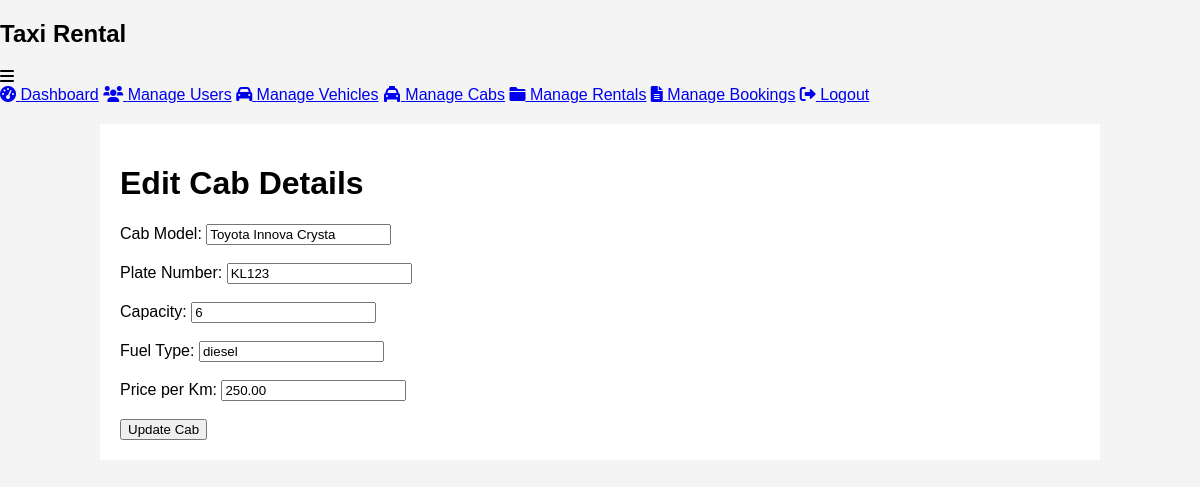
The page /admin/edit_cab.php?id=1 (signed in) on the database its author committed.
### tables this page shows
CREATE TABLE `cabs` (
  `id` int NOT NULL,
  `driver_id` int NOT NULL,
  `model` varchar(255) NOT NULL,
  `plate_number` varchar(20) NOT NULL,
  `capacity` int NOT NULL,
  `fuel_type` varchar(20) DEFAULT NULL,
  `price_per_km` decimal(10,2) NOT NULL,
  `created_at` timestamp NULL DEFAULT CURRENT_TIMESTAMP,
  `availability` enum('Available','On Duty','On Leave','Vehicle Under Maintenance') DEFAULT 'Available'
);

### admin/edit_cab.php (the view, shortened to what this page needs)
<?php
include 'db_connection.php';
if (isset($_GET['id'])) {
    $cab_id = $_GET['id'];
    $sql = "SELECT * FROM cabs WHERE id = ?";
    $stmt = $conn->prepare($sql);
    $stmt->bind_param("i", $cab_id);
    $stmt->execute();
    $result = $stmt->get_result();
    $cab = $result->fetch_assoc();
} else {
    echo "No cab ID provided.";
    exit();
}
?>
<!DOCTYPE html>
<html lang="en">
<head>
    <link rel="stylesheet" href="../styles.css">
    <link rel="stylesheet" href="https://cdnjs.cloudflare.com/ajax/libs/font-awesome/6.0.0-beta3/css/all.min.css">
</head>
<body>
<div class="sidebar">
    <div class="sidebar-header">
        <h2>Taxi Rental</h2>
        <div class="menu-toggle" id="menu-toggle">
            <i class="fas fa-bars"></i>
        </div>
    </div>
    <div class="sidebar-menu" id="sidebar-menu">
        <a href="admin_dashboard.php"><i class="fas fa-tachometer-alt"></i> Dashboard</a>
        <a href="manage_users.php"><i class="fas fa-users"></i> Manage Users</a>
        <a href="manage_vehicles.php"><i class="fas fa-car"></i> Manage Vehicles</a>
        <a href="manage_cabs.php"><i class="fas fa-taxi"></i> Manage Cabs</a>
        <a href="manage_rentals.php"><i class="fas fa-folder"></i> Manage Rentals</a>
        <a href="manage_bookings.php"><i class="fas fa-file-alt"></i> Manage Bookings</a>
        <a href="logout.php"><i class="fas fa-sign-out-alt"></i> Logout</a>
    </div>
</div>
    <div class="container">
        <h1>Edit Cab Details</h1>
        <form method="POST" action="">
            <label for="model">Cab Model:</label>
            <input type="text" id="model" name="model" value="<?php echo htmlspecialchars($cab['model']); ?>" required><br><br>
            <label for="plate_number">Plate Number:</label>
            <input type="text" id="plate_number" name="plate_number" value="<?php echo htmlspecialchars($cab['plate_number']); ?>" required><br><br>
            <label for="capacity">Capacity:</label>
            <input type="number" id="capacity" name="capacity" value="<?php echo htmlspecialchars($cab['capacity']); ?>" required><br><br>
            <label for="fuel_type">Fuel Type:</label>
            <input type="text" id="fuel_type" name="fuel_type" value="<?php echo htmlspecialchars($cab['fuel_type']); ?>" required><br><br>
            <label for="price_per_km">Price per Km:</label>
            <input type="text" id="price_per_km" name="price_per_km" value="<?php echo htmlspecialchars($cab['price_per_km']); ?>" required><br><br>
            <input type="submit" value="Update Cab">
        </form>
    </div>
</body>
</html>

### styles.css (style rules this page uses)
body { font-family: Arial, sans-serif; background-color: #f4f4f4; margin: 0; padding: 0; }

### rows shown on the page
cabs: model "Toyota Innova Crysta", plate_number "KL123", capacity "6", fuel_type "diesel", price_per_km "250.00"
